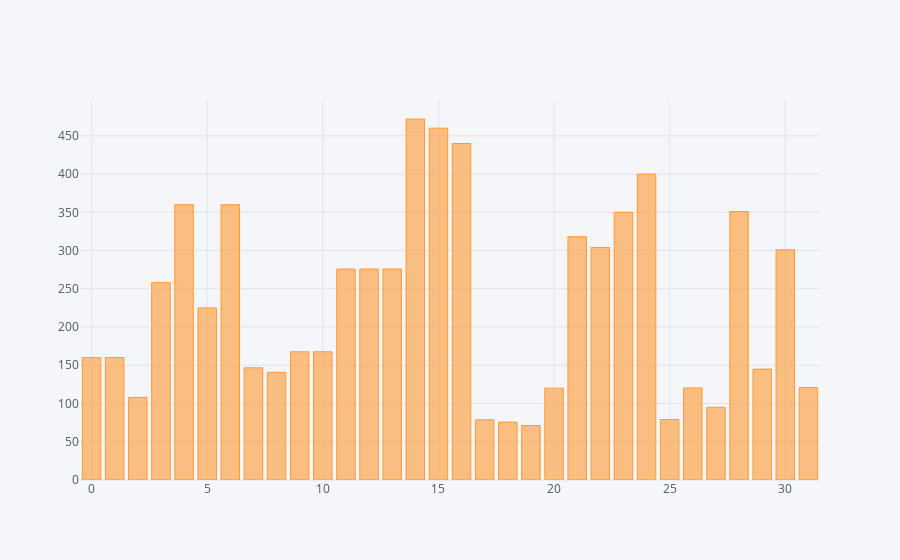

This figure's notebook cell:
### Markdown cell above
# Bar Graph

### Code cell
cars['disp'].iplot(kind='bar',bins=50)

### Figure 1 — Plotly figure (JSON) as saved in the notebook; plotly's stock layout.template omitted (floating-point values rounded to 4 significant figures)
{"data": [{"marker": {"color": "rgba(255, 153, 51, 0.6)", "line": {"color": "rgba(255, 153, 51, 1.0)", "width": 1}}, "name": "disp", "orientation": "v", "text": "", "type": "bar", "uid": "eff6eae8-b734-489f-96ff-bd0e20c12c0d", "x": [0, 1, 2, 3, 4, 5, 6, 7, 8, 9, 10, 11, 12, 13, 14, 15, 16, 17, 18, 19, 20, 21, 22, 23, 24, 25, 26, 27, 28, 29, 30, 31], "y": [160, 160, 108, 258, 360, 225, 360, 146.7, 140.8, 167.6, 167.6, 275.8, 275.8, 275.8, 472, 460, 440, 78.7, 75.7, 71.1, 120.1, 318, 304, 350, 400, 79, 120.3, 95.1, 351, 145, 301, 121]}], "layout": {"legend": {"bgcolor": "#F5F6F9", "font": {"color": "#4D5663"}}, "paper_bgcolor": "#F5F6F9", "plot_bgcolor": "#F5F6F9", "title": {"font": {"color": "#4D5663"}}, "xaxis": {"gridcolor": "#E1E5ED", "showgrid": true, "tickfont": {"color": "#4D5663"}, "title": {"font": {"color": "#4D5663"}, "text": ""}, "zerolinecolor": "#E1E5ED"}, "yaxis": {"gridcolor": "#E1E5ED", "showgrid": true, "tickfont": {"color": "#4D5663"}, "title": {"font": {"color": "#4D5663"}, "text": ""}, "zerolinecolor": "#E1E5ED"}}}
